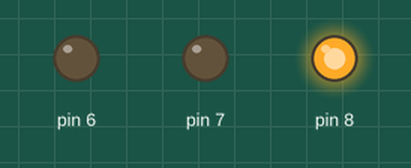
The sketch below on a simulated Arduino Uno, built with avr-gcc and run on an emulated ATmega328P. Shown: output pins drawn as LEDs (lit = HIGH).

Above: at 0.02 s.
At 2.8 s:
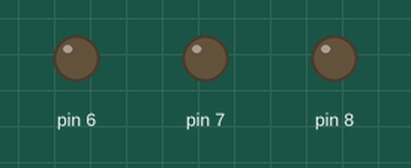
At 4.22 s:
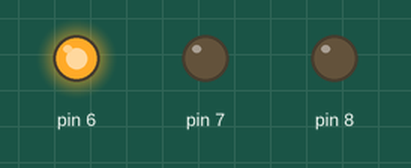
At 5.75 s:
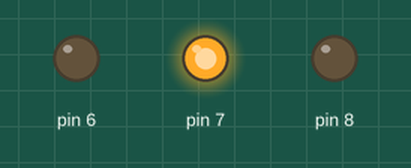
Timing chart, 0 to 6.0 s (numbered marks = the images above):
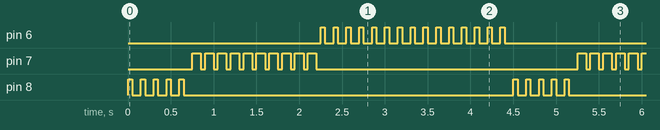

The sketch:

threeLed.ino
```cpp
void setup() {
  // put your setup code here, to run once:
  pinMode(8,OUTPUT);
  pinMode(7,OUTPUT);
  pinMode(6,OUTPUT);
}

void loop() {
  // put your main code here, to run repeatedly:
  for (int i = 0; i <=4; i++) {
    digitalWrite(8,HIGH);
    delay(50);
    digitalWrite(8,LOW);
     delay(100);
  }
 for (int i = 0; i <=9; i++) {
    digitalWrite(7,HIGH);
    delay(100);
    digitalWrite(7,LOW);
     delay(50);
  }
for (int i = 0; i <=14; i++) {
    digitalWrite(6,HIGH);
    delay(50);
    digitalWrite(6,LOW);
     delay(100);
  }
}
```

Measured:
- by itself, pin 6: moves between LOW and HIGH, repeating every 4.5 s
- by itself, pin 7: repeats every 4.5 s: 9 × (LOW 0.05 s, HIGH 0.10 s), LOW 3.1 s, HIGH 0.10 s
- by itself, pin 8: repeats every 4.5 s: 4 × (LOW 0.10 s, HIGH 0.05 s), LOW 3.9 s, HIGH 0.05 s
